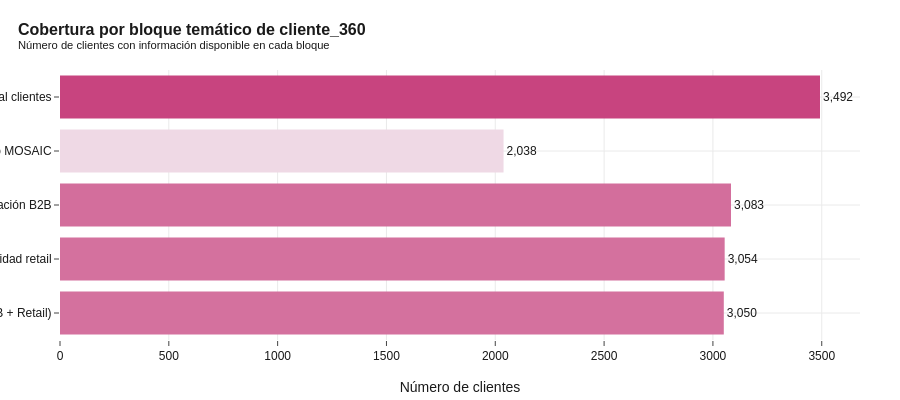

The notebook cell saved with this chart:
### Code cell
# 2.4 Cobertura por bloque temático de la tabla
cobertura = pd.DataFrame({
    "bloque": [
        "Total clientes",
        "Con info MOSAIC",
        "Con facturación B2B",
        "Con actividad retail",
        "Con ambas actividades (B2B + Retail)",
    ],
    "num_clientes": [
        len(df),
        int(df["tiene_mosaic"].sum()) if "tiene_mosaic" in df.columns else int(df["grupo_mosaic"].notna().sum()),
        int(df["tiene_facturacion_b2b"].sum()),
        int(df["tiene_actividad_minorista"].sum()),
        int(((df["tiene_facturacion_b2b"]) & (df["tiene_actividad_minorista"])).sum()),
    ]
})
cobertura["pct_cartera"] = (100 * cobertura["num_clientes"] / len(df)).round(2)

print("COBERTURA POR BLOQUE TEMÁTICO")
print("=" * 65)
for _, row in cobertura.iterrows():
    print(f"   {row['bloque']:<45s}  {fmt_es(row['num_clientes']):>7s}  ({row['pct_cartera']:>5.2f} %)")

fig = px.bar(
    cobertura.iloc[::-1],
    x="num_clientes", y="bloque",
    orientation="h",
    color="pct_cartera", color_continuous_scale=[[0, "#EFD9E5"], [1, COLOR_NACIONAL]],
    text="num_clientes",
)
fig.update_traces(
    texttemplate="%{text:,}", textposition="outside",
    hovertemplate="<b>%{y}</b><br>Clientes: %{x:,}<br>Cobertura: %{marker.color:.2f} %<extra></extra>"
)
fig.update_layout(
    title=dict(text="<b>Cobertura por bloque temático de cliente_360</b><br><sup>Número de clientes con información disponible en cada bloque</sup>"),
    xaxis_title="Número de clientes",
    yaxis_title="",
    height=400, coloraxis_showscale=False,
)
guardar_y_mostrar(fig, "04_cobertura_bloques")

### Figure 1 — Plotly figure (JSON) as saved in the notebook; plotly's stock layout.template omitted (floating-point values rounded to 4 significant figures)
{"data": [{"hovertemplate": "<b>%{y}</b><br>Clientes: %{x:,}<br>Cobertura: %{marker.color:.2f} %<extra></extra>", "legendgroup": "", "marker": {"color": [87.34, 87.46, 88.29, 58.36, 100.0], "coloraxis": "coloraxis", "pattern": {"shape": ""}}, "name": "", "orientation": "h", "showlegend": false, "text": [3050.0, 3054.0, 3083.0, 2038.0, 3492.0], "textposition": "outside", "texttemplate": "%{text:,}", "type": "bar", "x": [3050, 3054, 3083, 2038, 3492], "xaxis": "x", "y": ["Con ambas actividades (B2B + Retail)", "Con actividad retail", "Con facturación B2B", "Con info MOSAIC", "Total clientes"], "yaxis": "y"}], "layout": {"barmode": "relative", "coloraxis": {"colorbar": {"title": {"text": "pct_cartera"}}, "colorscale": [[0, "#EFD9E5"], [1, "#C8447F"]], "showscale": false}, "height": 400, "legend": {"tracegroupgap": 0}, "title": {"text": "<b>Cobertura por bloque temático de cliente_360</b><br><sup>Número de clientes con información disponible en cada bloque</sup>"}, "xaxis": {"anchor": "y", "domain": [0, 1], "title": {"text": "Número de clientes"}}, "yaxis": {"anchor": "x", "domain": [0, 1], "title": {"text": ""}}}}
